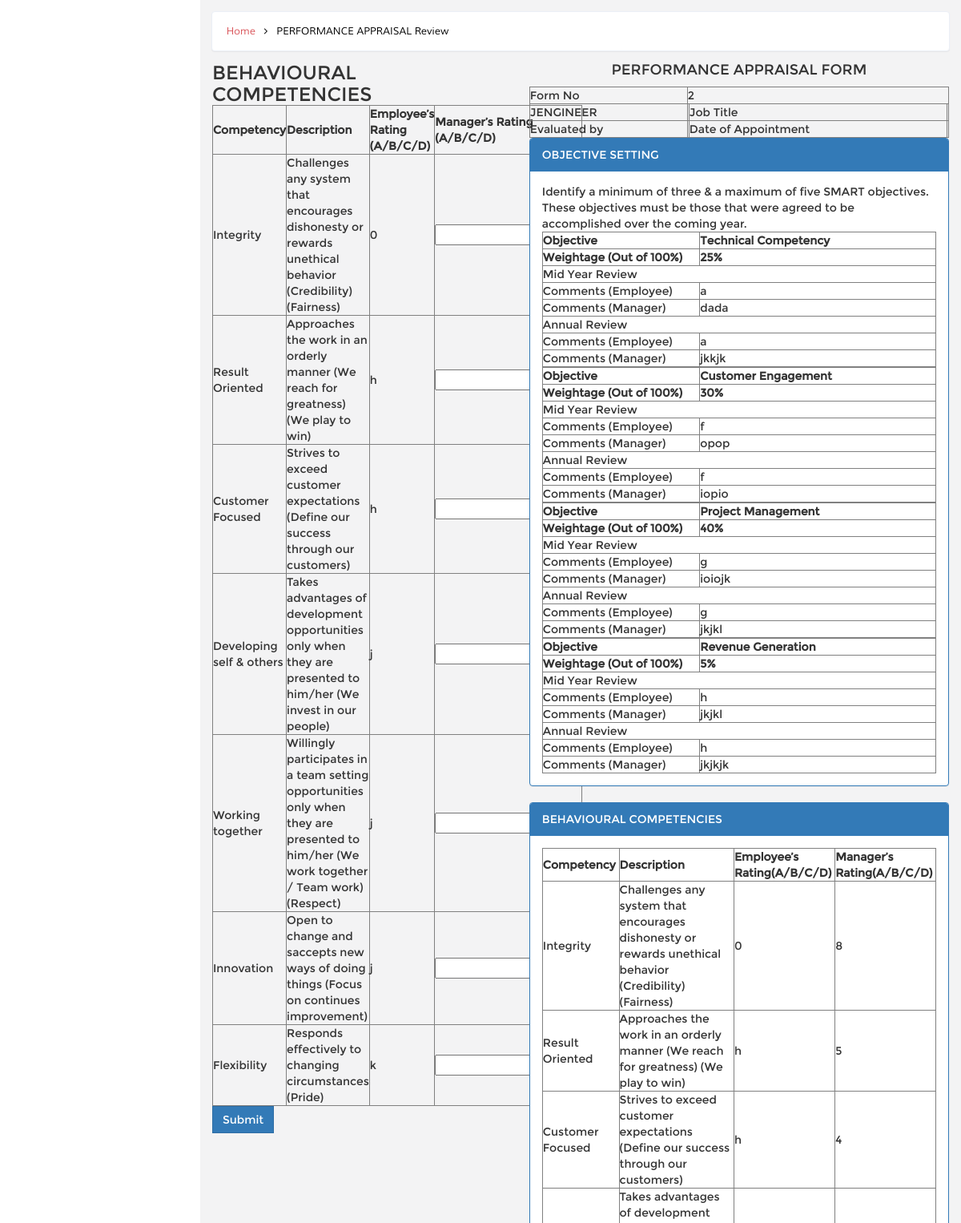
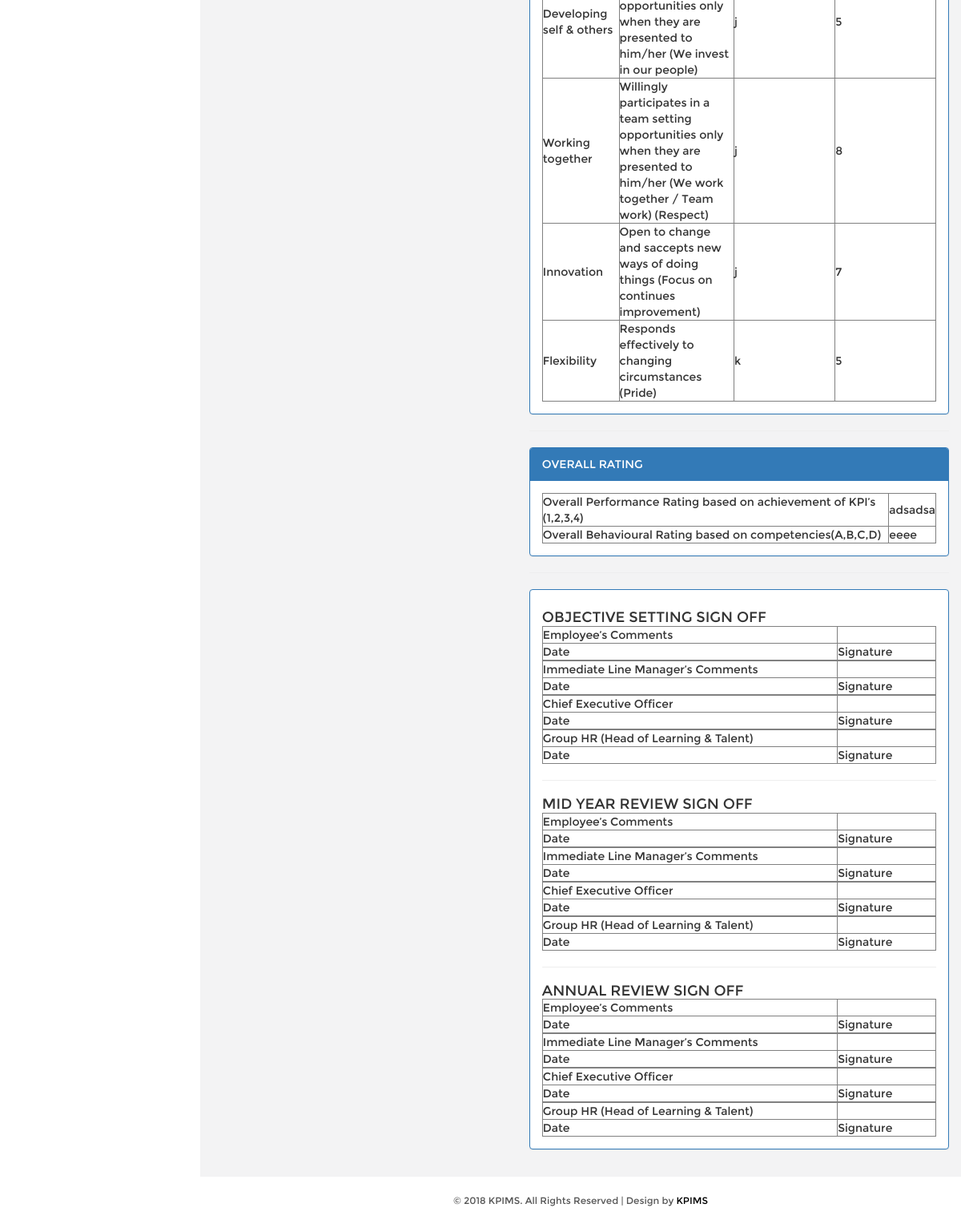
Page /PAFID_approval_step2.php?id=2 on the committed database (2 pictures, top to bottom).
### tables this page shows
CREATE TABLE `kpi_employee_beh_competency` (
  `PAFID` int(5) NOT NULL,
  `beh_competency_id` int(5) NOT NULL,
  `employee_rating` varchar(10) DEFAULT NULL,
  `manager_rating` int(10) DEFAULT NULL,
  `user_id` int(5) DEFAULT NULL,
  `review_user_id` int(5) DEFAULT NULL,
  PRIMARY KEY (`PAFID`,`beh_competency_id`)
);

CREATE TABLE `kpi_beh_competency` (
  `id` int(5) NOT NULL AUTO_INCREMENT,
  `competency` varchar(50) DEFAULT NULL,
  `description` text DEFAULT NULL,
  PRIMARY KEY (`id`)
);

CREATE TABLE `kpi_goal_employee` (
  `PAFID` int(5) NOT NULL,
  `goal_objective_id` int(5) NOT NULL,
  `employee_id` int(5) NOT NULL,
  `date_created` varchar(50) DEFAULT NULL,
  `mid_year_comment_employee` varchar(100) DEFAULT NULL,
  `mid_year_comment_manager` varchar(100) DEFAULT NULL,
  `annual_comment_employee` varchar(100) DEFAULT NULL,
  `annual_comment_manager` varchar(100) DEFAULT NULL,
  `manager_rating` int(3) DEFAULT NULL,
  PRIMARY KEY (`PAFID`,`goal_objective_id`,`employee_id`)
);

CREATE TABLE `kpi_goal_ratio` (
  `id` int(5) NOT NULL AUTO_INCREMENT,
  `goal_ratio` varchar(20) DEFAULT NULL,
  `precentage` decimal(10,2) DEFAULT NULL,
  PRIMARY KEY (`id`)
);

CREATE TABLE `kpi_goal_objective` (
  `id` int(5) NOT NULL AUTO_INCREMENT,
  `user_role` varchar(20) DEFAULT NULL,
  `goal_ratio_id` int(5) DEFAULT NULL,
  `objective` varchar(50) DEFAULT NULL,
  `point` int(5) DEFAULT NULL,
  `unit` varchar(20) DEFAULT NULL,
  `measurement` varchar(20) DEFAULT NULL,
  PRIMARY KEY (`id`)
);

CREATE TABLE `kpi_overall_rating` (
  `id` int(5) NOT NULL AUTO_INCREMENT,
  `PAFID` int(5) DEFAULT NULL,
  `performance_rating` varchar(20) DEFAULT NULL,
  `behavioural_rating` varchar(20) DEFAULT NULL,
  `employee_id` int(5) DEFAULT NULL,
  PRIMARY KEY (`id`)
);

### DB.php (called while the page is built, shortened)
<?php
function getDBConnection() {
    $servername = "localhost";
    $username = "root";
    $password = "123";
    $db = "kpimsdb";
    $conn = mysqli_connect($servername, $username, $password, $db);
    if (!$conn) {
        die("Connection failed: " . mysqli_connect_error());
    } else {
        return $conn;
    }
}
function getData($sql) {
    $conn = getDBConnection();
    $result = mysqli_query($conn, $sql);
    if (mysqli_num_rows($result) > 0) {
        return $result;
    } else {
        return FALSE;
    }
}
?>

### PAFID_approval_step2.php (the view, shortened to what this page needs)
<!DOCTYPE HTML>
<html>
    <?php include_once './DB.php'; ?>
    <head>
        <link href="css/bootstrap.min.css" rel='stylesheet' type='text/css' />
        <link href="css/style.css" rel='stylesheet' type='text/css' />
        <link href="css/font-awesome.css" rel="stylesheet">
        <link href="css/custom.css" rel="stylesheet">
    </head>
    <body>
        <div id="wrapper">
            <div id="page-wrapper" class="gray-bg dashbard-1">
                <div class="content-main">
                    <div class="banner">
                        <h2>
                            <a href="home.php">Home</a>
                            <i class="fa fa-angle-right"></i>
                            <span>PERFORMANCE APPRAISAL Review</span>
                        </h2>
                    </div>
                    <div class="content-top">
                        <div class="col-md-5 ">
                            <form action="PAFID_behavioural_competencies_approval.php" method="post">
                                <h3>BEHAVIOURAL COMPETENCIES</h3>
                                <table border="1">
                                    <thead>
                                        <tr>
                                            <th>Competency</th>
                                            <th>Description</th>
                                            <th>Employee’s Rating (A/B/C/D)</th>
                                            <th>Manager’s Rating (A/B/C/D)</th>
                                        </tr>
                                    </thead>
                                    <tbody>
                                        <?php
                                        $sql = " SELECT beh_competency_id AS id,employee_rating,kpi_beh_competency.competency,kpi_beh_competency.description
                                            FROM kpi_employee_beh_competency
 INNER JOIN kpi_beh_competency
 ON kpi_beh_competency.id = kpi_employee_beh_competency.beh_competency_id
  WHERE PAFID =  '".$_GET['id']."'";
                                        $data = getData($sql);
                                        foreach ($data as $value) {
                                            ?>
                                            <tr>
                                                <td><?= $value['competency'] ?></td>
                                                <td><?= $value['description'] ?></td>
                                                <td><?= $value['employee_rating'] ?></td>
                                                <td><input type="text" name="<?= $value['id'] ?>"/></td>
                                            </tr>
                                            <?php
                                        }
                                        ?>
                                    </tbody>
                                </table>
                                    <button name="submit" type="submit" class="btn btn-primary">Submit</button><br>
                            </form>
                        </div>
                        <div class="col-md-7 ">
                            <?php include './PAF.php'; ?>
                        </div>
                    </div>
                    <?php
                    include './_footer.php';
                    ?>
                </div>
            </div>
        </div>
    </body>
</html>

### PAF.php (shortened to what this page needs)
<?php
$PAFID = $_GET['id'];
?>
<h4 style="text-align: center;margin-bottom: 10px">PERFORMANCE APPRAISAL FORM</h4>
<table border="1" style="width: 100%">
    <tbody>
        <tr>
            <td>Form No</td>
            <td colspan="3"><?= $PAFID ?></td>
        </tr>
        <tr>
            <td>JENGINEER</td>
            <td><?= $_SESSION['userbean']['first_name'] ?> <?= $_SESSION['userbean']['last_name'] ?></td>
            <td>Job Title</td>
            <td><?= $_SESSION['userbean']['job_title'] ?></td>
        </tr>
        <tr>
            <td>Evaluated by</td>
            <td> </td>
            <td>Date of Appointment</td>
            <td><?= $_SESSION['userbean']['date_of_appointment'] ?></td>
        </tr>
    </tbody>
</table>
<div class="panel panel-primary">
    <div class="panel-heading ">OBJECTIVE SETTING</div>
    <div class="panel-body">
        <p>Identify a minimum of three & a maximum of five SMART objectives. These objectives must be those that were agreed to be accomplished over the coming year.</p>
        <?php
        $sqlobj = "
SELECT kpi_goal_employee.*,kpi_goal_objective.point,kpi_goal_ratio.goal_ratio FROM kpi_goal_employee
INNER JOIN kpi_goal_objective
ON kpi_goal_employee.goal_objective_id = kpi_goal_objective.id
INNER JOIN kpi_goal_ratio
ON kpi_goal_ratio.id = kpi_goal_objective.goal_ratio_id
WHERE kpi_goal_employee.PAFID = '$PAFID' ";
        $dataObj = getData($sqlobj);
        if ($dataObj)
            foreach ($dataObj as $value) {
                ?>
                <table border="1" style="width: 100%" >
                    <tbody>
                        <tr style="font-weight: bold">
                            <td style="width: 40%">Objective </td>
                            <td style="width: 60%"><?= $value['goal_ratio'] ?></td>
                        </tr>
                        <tr style="font-weight: bold">
                            <td>Weightage (Out of 100%)</td>
                            <td><?= $value['point'] ?>%</td>
                        </tr>
                        <tr><td colspan="2">Mid Year Review</td></tr>
                        <tr>
                            <td>Comments (Employee)</td>
                            <td><?= $value['mid_year_comment_employee'] ?></td>
                        </tr>
                        <tr>
                            <td>Comments (Manager)</td>
                            <td><?= $value['mid_year_comment_manager'] ?></td>
                        </tr>
                        <tr><td colspan="2">Annual Review</td></tr>
                        <tr>
                            <td>Comments (Employee)</td>
                            <td><?= $value['annual_comment_employee'] ?></td>
                        </tr>
                        <tr>
                            <td>Comments (Manager)</td>
                            <td><?= $value['annual_comment_manager'] ?></td>
                        </tr>
                    </tbody>
                </table>
                <?php
            }
        ?>
    </div>
</div>
<div class="panel panel-primary">
    <div class="panel-heading ">BEHAVIOURAL COMPETENCIES</div>
    <div class="panel-body">
        <table border="1">
            <thead>
                <tr>
                    <th>Competency</th>
                    <th>Description</th>
                    <th>Employee’s Rating(A/B/C/D)</th>
                    <th>Manager’s Rating(A/B/C/D)</th>
                </tr>
            </thead>
            <tbody>
                <?php
                $sqlBeh = " SELECT kpi_employee_beh_competency.*,kpi_beh_competency.competency,kpi_beh_competency.description FROM kpi_employee_beh_competency
 INNER JOIN kpi_beh_competency
 ON kpi_beh_competency.id = kpi_employee_beh_competency.beh_competency_id
WHERE kpi_employee_beh_competency.PAFID = '$PAFID'";
                $data = getData($sqlBeh);
                if ($data)
                    foreach ($data as $value) {
                        ?>
                        <tr>
                            <td><?= $value['competency'] ?></td>
                            <td><?= $value['description'] ?></td>
                            <td><?= $value['employee_rating'] ?></td>
                            <td><?= $value['manager_rating'] ?></td>
                        </tr>
                        <?php
                    }
                ?>
            </tbody>
        </table>
    </div>
</div>
<hr>
<div class="panel panel-primary">
    <div class="panel-heading ">OVERALL RATING</div>
    <div class="panel-body">
        <?php
        $sqlOver = "SELECT * FROM kpi_overall_rating WHERE PAFID = '$PAFID'";
        $data0 = getData($sqlOver);
        if ($data0)
            foreach ($data0 as $value) {
                ?>
                <table border="1" style="width: 100%">
                    <tbody>
                        <tr>
                            <td>Overall Performance Rating based on achievement of KPI’s (1,2,3,4)</td>
                            <td><?= $value['performance_rating'] ?></td>
                        </tr>
                        <tr>
                            <td>Overall Behavioural Rating based on competencies(A,B,C,D)</td>
                            <td><?= $value['behavioural_rating'] ?></td>
                        </tr>
                    </tbody>
                </table>
                <?php
            }
        ?>
    </div>
</div>
<hr>
<div class="panel panel-primary">
    <div class="panel-body">
        <h4 style="margin-top: 10px">OBJECTIVE SETTING SIGN OFF </h4>
        <table border="1" style="width: 100%">
            <tbody>
                <tr>
                    <td style="width: 75%">Employee’s Comments</td>
                    <td></td>
                </tr>
                <tr>
                    <td>Date</td>
                    <td>Signature</td>
                </tr>
            </tbody>
        </table>
        <table border="1" style="width: 100%">
            <tbody>
                <tr >
                    <td style="width: 75%">Immediate Line Manager’s Comments</td>
                    <td></td>
                </tr>
                <tr>
                    <td>Date</td>
                    <td>Signature</td>
                </tr>
            </tbody>
        </table>
        <table border="1" style="width: 100%">
            <tbody>
                <tr>
                    <td style="width: 75%">Chief Executive Officer</td>
                    <td></td>
                </tr>
                <tr>
                    <td>Date</td>
                    <td>Signature</td>
                </tr>
            </tbody>
        </table>
        <table border="1" style="width: 100%">
            <tbody>
                <tr>
                    <td style="width: 75%">Group HR (Head of Learning & Talent)</td>
                    <td></td>
                </tr>
                <tr>
                    <td>Date</td>
                    <td>Signature</td>
                </tr>
            </tbody>
        </table>
        <hr>
        <h4 style="margin-top: 10px">MID YEAR REVIEW SIGN OFF </h4>
        <table border="1" style="width: 100%">
            <tbody>
                <tr>
                    <td style="width: 75%">Employee’s Comments</td>
                    <td></td>
                </tr>
                <tr>
                    <td>Date</td>
                    <td>Signature</td>
                </tr>
            </tbody>
        </table>
        <table border="1" style="width: 100%">
            <tbody>
                <tr >
                    <td style="width: 75%">Immediate Line Manager’s Comments</td>
                    <td></td>
                </tr>
                <tr>
                    <td>Date</td>
                    <td>Signature</td>
                </tr>
            </tbody>
        </table>
        <table border="1" style="width: 100%">
            <tbody>
                <tr>
                    <td style="width: 75%">Chief Executive Officer</td>
                    <td></td>
                </tr>
                <tr>
                    <td>Date</td>
                    <td>Signature</td>
                </tr>
            </tbody>
        </table>
        <table border="1" style="width: 100%">
            <tbody>
                <tr>
                    <td style="width: 75%">Group HR (Head of Learning & Talent)</td>
                    <td></td>
                </tr>
                <tr>
                    <td>Date</td>
                    <td>Signature</td>
                </tr>
            </tbody>
        </table>
        <hr>
        <h4 style="margin-top: 10px">ANNUAL REVIEW SIGN OFF </h4>
        <table border="1" style="width: 100%">
            <tbody>
                <tr>
                    <td style="width: 75%">Employee’s Comments</td>
                    <td></td>
                </tr>
                <tr>
                    <td>Date</td>
                    <td>Signature</td>
                </tr>
            </tbody>
        </table>
        <table border="1" style="width: 100%">
            <tbody>
                <tr >
                    <td style="width: 75%">Immediate Line Manager’s Comments</td>
                    <td></td>
                </tr>
                <tr>
                    <td>Date</td>
                    <td>Signature</td>
                </tr>
            </tbody>
        </table>
        <table border="1" style="width: 100%">
            <tbody>
                <tr>
                    <td style="width: 75%">Chief Executive Officer</td>
                    <td></td>
                </tr>
                <tr>
                    <td>Date</td>
                    <td>Signature</td>
                </tr>
            </tbody>
        </table>
        <table border="1" style="width: 100%">
            <tbody>
                <tr>
                    <td style="width: 75%">Group HR (Head of Learning & Talent)</td>
                    <td></td>
                </tr>
                <tr>
                    <td>Date</td>
                    <td>Signature</td>
                </tr>
            </tbody>
        </table>
    </div>
</div>

### rows in the picture
kpi_employee_beh_competency: kpi_beh_competency.competency "Integrity", kpi_beh_competency.description "Challenges any system that encourages dishonesty or rewards unethical behavior (Credibility) (Fairness)", employee_rating "0", manager_rating "8"
kpi_employee_beh_competency: kpi_beh_competency.competency "Result Oriented", kpi_beh_competency.description "Approaches the work in an orderly manner (We reach for greatness) (We play to win)", employee_rating "h", manager_rating "5"
kpi_employee_beh_competency: kpi_beh_competency.competency "Customer Focused", kpi_beh_competency.description "Strives to exceed customer expectations (Define our success through our customers)", employee_rating "h", manager_rating "4"
kpi_employee_beh_competency: kpi_beh_competency.competency "Developing self & others", kpi_beh_competency.description "Takes advantages of development opportunities only when they are presented to him/her (We invest in our people)", employee_rating "j", manager_rating "5"
kpi_employee_beh_competency: kpi_beh_competency.competency "Working together", kpi_beh_competency.description "Willingly participates in a team setting opportunities only when they are presented to him/her (We work together / Team work) (Respect)", employee_rating "j", manager_rating "8"
kpi_employee_beh_competency: kpi_beh_competency.competency "Innovation", kpi_beh_competency.description "Open to change and saccepts new ways of doing things (Focus on continues improvement)", employee_rating "j", manager_rating "7"
kpi_employee_beh_competency: kpi_beh_competency.competency "Flexibility", kpi_beh_competency.description "Responds effectively to changing circumstances (Pride)", employee_rating "k", manager_rating "5"
kpi_goal_employee: kpi_goal_ratio.goal_ratio "Technical Competency", kpi_goal_objective.point "25", mid_year_comment_employee "a", mid_year_comment_manager "dada", annual_comment_employee "a", annual_comment_manager "jkkjk"
kpi_goal_employee: kpi_goal_ratio.goal_ratio "Customer Engagement", kpi_goal_objective.point "30", mid_year_comment_employee "f", mid_year_comment_manager "opop", annual_comment_employee "f", annual_comment_manager "iopio"
kpi_goal_employee: kpi_goal_ratio.goal_ratio "Project Management", kpi_goal_objective.point "40", mid_year_comment_employee "g", mid_year_comment_manager "ioiojk", annual_comment_employee "g", annual_comment_manager "jkjkl"
kpi_goal_employee: kpi_goal_ratio.goal_ratio "Revenue Generation", kpi_goal_objective.point "5", mid_year_comment_employee "h", mid_year_comment_manager "jkjkl", annual_comment_employee "h", annual_comment_manager "jkjkjk"
kpi_overall_rating: performance_rating "adsadsa", behavioural_rating "eeee"

### other values in the picture
$PAFID "2"
